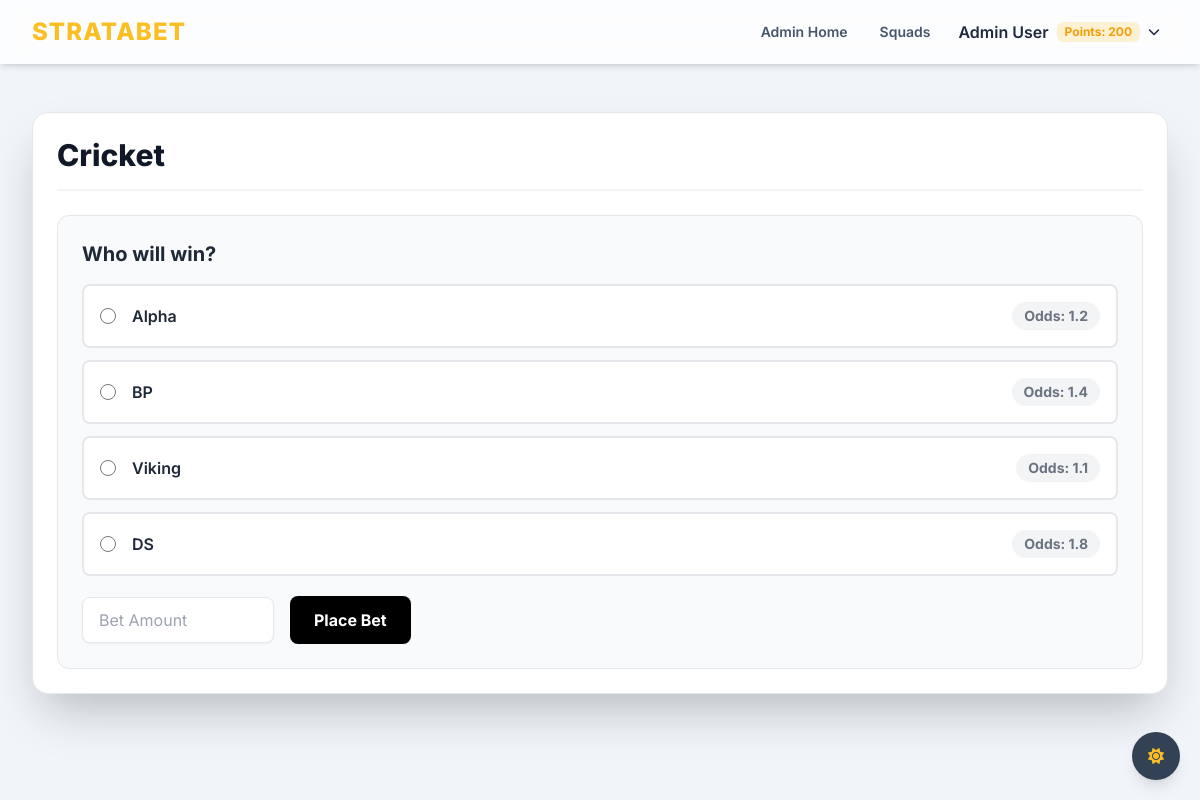
Screenshot of /dashboard (signed in) with the database file from the repository.
### app.py (models this page shows, shortened)
class User(db.Model):
    roll_number = db.Column(db.String(20), primary_key=True)
    name = db.Column(db.String(100), nullable=False)
    password_hash = db.Column(db.String(60), nullable=False)
    points = db.Column(db.Integer, nullable=False, default=200)
    is_admin = db.Column(db.Boolean, nullable=False, default=False)
    bets = db.relationship('Bet', backref='bettor', lazy=True)
    @property
    def password(self):
        raise AttributeError('password is not a readable attribute')

class Event(db.Model):
    id = db.Column(db.Integer, primary_key=True)
    name = db.Column(db.String(100), nullable=False, unique=True)
    is_active = db.Column(db.Boolean, nullable=False, default=True)
    questions = db.relationship('Question', backref='event', lazy=True, cascade="all, delete-orphan")

class Question(db.Model):
    id = db.Column(db.Integer, primary_key=True)
    event_id = db.Column(db.Integer, db.ForeignKey('event.id'), nullable=False)
    text = db.Column(db.String(255), nullable=False)
    is_open = db.Column(db.Boolean, nullable=False, default=True)
    winning_option_id = db.Column(db.Integer, db.ForeignKey('option.id'), nullable=True)
    options = db.relationship('Option', foreign_keys='Option.question_id', backref='question', lazy=True, cascade="all, delete-orphan")
    winning_option = db.relationship('Option', foreign_keys=[winning_option_id])
    bets = db.relationship('Bet', backref='question', lazy=True, cascade="all, delete-orphan")

class Option(db.Model):
    id = db.Column(db.Integer, primary_key=True)
    question_id = db.Column(db.Integer, db.ForeignKey('question.id'), nullable=False)
    text = db.Column(db.String(100), nullable=False)
    odds = db.Column(db.Float, nullable=False, default=1.8)

### app.py (the view)
@app.route('/dashboard')
def dashboard():
    user = get_current_user()
    if not user:
        return redirect(url_for('login'))
    active_events = Event.query.filter_by(is_active=True).all()
    user_bets_q_ids = [bet.question_id for bet in user.bets]
    available_questions = {}
    for event in active_events:
        questions = Question.query.filter(
            Question.event_id == event.id,
            Question.is_open == True,
            Question.id.notin_(user_bets_q_ids)
        ).all()
        if questions:
            available_questions[event] = questions
    return render_template('dashboard.html', user=user, available_questions=available_questions)

### app.py (called while the page is built)
def get_current_user():
    if 'roll_number' in session:
        return User.query.get(session['roll_number'])
    return None

### templates/dashboard.html (shortened to what this page needs)
{% extends "base.html" %}
{% block content %}
<div class="space-y-10">
    {% for event, questions in available_questions.items() %}
    <div class="bg-white p-6 rounded-2xl shadow-2xl border border-gray-200">
        <h2 class="text-3xl font-extrabold text-gray-900 mb-6 border-b-2 border-gray-100 pb-4">{{ event.name }}</h2>
        <div class="space-y-8">
            {% for question in questions %}
            <form method="POST" action="{{ url_for('place_bet', question_id=question.id) }}">
                <div class="border border-gray-200 p-6 rounded-xl bg-gray-50">
                    <p class="font-bold text-xl text-gray-800 mb-4">{{ question.text }}</p>
                    <div class="space-y-3 mb-5">
                        {% for option in question.options %}
                        <label
                            class="flex items-center p-4 bg-white rounded-lg border-2 border-gray-200 hover:border-amber-400 transition cursor-pointer has-[:checked]:border-amber-400 has-[:checked]:ring-2 has-[:checked]:ring-amber-400">
                            <input type="radio" name="option_id" value="{{ option.id }}"
                                class="h-4 w-4 text-amber-500 border-gray-300 focus:ring-amber-400" required>
                            <span class="ml-4 flex-grow text-gray-800 font-semibold">{{ option.text }}</span>
                            <span class="text-sm text-gray-500 bg-gray-100 px-3 py-1 rounded-full font-bold">Odds: {{
                                option.odds }}</span>
                        </label>
                        {% endfor %}
                    </div>
                    <div class="flex items-center space-x-4">
                        <input type="number" name="amount" placeholder="Bet Amount"
                            class="shadow-sm appearance-none border rounded-lg w-48 py-3 px-4 text-gray-700 leading-tight focus:outline-none focus:ring-2 focus:ring-amber-400"
                            required min="1" max="{{ user.points }}">
                        <button type="submit"
                            class="bg-black hover:bg-gray-800 text-white font-bold py-3 px-6 rounded-lg focus:outline-none focus:shadow-outline transition">Place
                            Bet</button>
                    </div>
                </div>
            </form>
            {% endfor %}
        </div>
    </div>
    {% endfor %}
</div>
{% endblock %}

### templates/base.html (shortened to what this page needs)
<!DOCTYPE html>
<html lang="en" x-data="{ isDarkMode: true }" x-init="
    isDarkMode = JSON.parse(localStorage.getItem('isDarkMode')) ?? true;
    $watch('isDarkMode', value => localStorage.setItem('isDarkMode', JSON.stringify(value)))"
    :class="isDarkMode ? 'dark' : ''">
<head>
    <script src="https://cdn.tailwindcss.com"></script>
    <link rel="stylesheet" href="https://cdnjs.cloudflare.com/ajax/libs/font-awesome/6.4.2/css/all.min.css">
</head>
<body class="bg-slate-100 dark:bg-gray-900 text-slate-800 dark:text-slate-300 transition-colors duration-300">
    <div class="fixed bottom-5 right-5 z-50">
        <button @click="isDarkMode = !isDarkMode"
            class="bg-slate-700 dark:bg-amber-400 text-amber-400 dark:text-black rounded-full h-12 w-12 flex items-center justify-center shadow-lg hover:scale-110 transition-transform">
            <i x-show="isDarkMode" x-cloak class="fa-solid fa-sun"></i>
        </button>
    </div>
    <div class="min-h-full">
        <nav class="bg-white/80 dark:bg-gray-800/80 backdrop-blur-md shadow-md fixed w-full z-40">
            <div class="mx-auto max-w-7xl px-4 sm:px-6 lg:px-8">
                <div class="flex h-16 items-center justify-between">
                    <div class="flex items-center">
                        <div class="flex-shrink-0 text-amber-400 font-extrabold text-2xl tracking-wider">
                            STRATABET
                        </div>
                    </div>
                    <div class="hidden md:block">
                        <div class="ml-10 flex items-center space-x-2">
                            {% if user %}
                            {% if user.is_admin %}
                            <a href="{{ url_for('admin_dashboard') }}"
                                class="text-slate-600 dark:text-slate-300 hover:text-amber-400 px-3 py-2 text-sm font-semibold transition-colors">Admin
                                Home</a>
                            {% endif %}
                            <a href="{{ url_for('squads') }}"
                                class="text-slate-600 dark:text-slate-300 hover:text-amber-400 px-3 py-2 text-sm font-semibold transition-colors">Squads</a>
                            <div class="relative group" x-data="{ open: false }">
                                <button @click="open = !open"
                                    class="flex items-center space-x-2 p-2 rounded-lg hover:bg-slate-200 dark:hover:bg-gray-700">
                                    <span class="font-semibold text-slate-800 dark:text-white">{{ user.name }}</span>
                                    <span
                                        class="bg-amber-400/20 text-amber-500 font-bold px-2 py-0.5 rounded-md text-xs">Points:
                                        {{ user.points }}</span>
                                    <i class="fa-solid fa-chevron-down text-xs transition-transform dark:text-slate-300"
                                        :class="open ? 'rotate-180' : ''"></i>
                                </button>
                            </div>
                            {% endif %}
                        </div>
                    </div>
                </div>
            </div>
        </nav>
        <main class="pt-16">
            <div class="mx-auto max-w-7xl py-12 sm:px-6 lg:px-8">
                {% block content %}{% endblock %}
            </div>
        </main>
    </div>
</body>
</html>

### templates/base.html (style rules this page uses)
body { font-family: 'Inter', sans-serif; }
.text-amber-400 { color: #FFBF00; }

### rows the page displays
User: name "Admin User", points "200"
Event: name "Cricket"
Question: text "Who will win?"
Option: text "Alpha", odds "1.2"
Option: text "BP", odds "1.4"
Option: text "Viking", odds "1.1"
Option: text "DS", odds "1.8"
